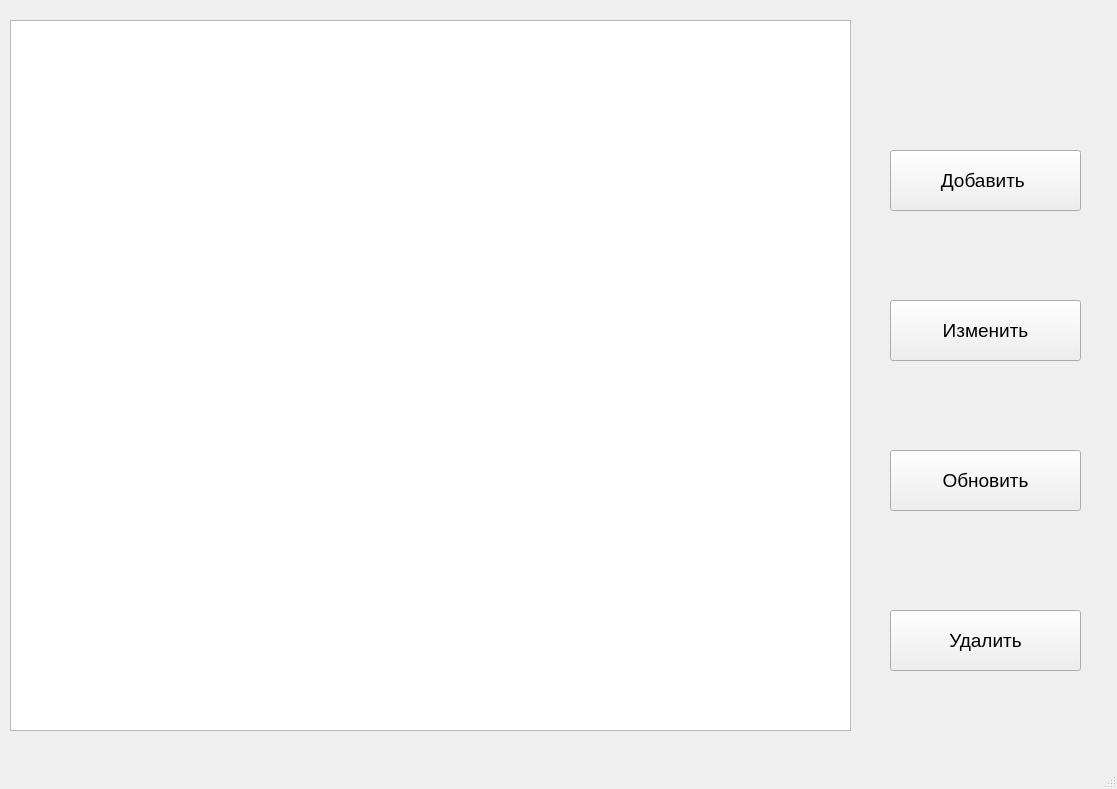
<?xml version="1.0" encoding="UTF-8"?>
<ui version="4.0">
 <class>MainWindow</class>
 <widget class="QMainWindow" name="MainWindow">
  <property name="geometry">
   <rect>
    <x>0</x>
    <y>0</y>
    <width>1117</width>
    <height>789</height>
   </rect>
  </property>
  <property name="windowTitle">
   <string>Работа с БД</string>
  </property>
  <widget class="QWidget" name="centralwidget">
   <widget class="QTableWidget" name="tableWidget">
    <property name="geometry">
     <rect>
      <x>10</x>
      <y>20</y>
      <width>841</width>
      <height>711</height>
     </rect>
    </property>
    <property name="font">
     <font>
      <pointsize>12</pointsize>
     </font>
    </property>
   </widget>
   <widget class="QPushButton" name="pushButton">
    <property name="geometry">
     <rect>
      <x>890</x>
      <y>150</y>
      <width>191</width>
      <height>61</height>
     </rect>
    </property>
    <property name="font">
     <font>
      <pointsize>14</pointsize>
     </font>
    </property>
    <property name="text">
     <string>Добавить </string>
    </property>
   </widget>
   <widget class="QPushButton" name="pushButton_2">
    <property name="geometry">
     <rect>
      <x>890</x>
      <y>300</y>
      <width>191</width>
      <height>61</height>
     </rect>
    </property>
    <property name="font">
     <font>
      <pointsize>14</pointsize>
     </font>
    </property>
    <property name="text">
     <string>Изменить</string>
    </property>
   </widget>
   <widget class="QPushButton" name="pushButton_3">
    <property name="geometry">
     <rect>
      <x>890</x>
      <y>450</y>
      <width>191</width>
      <height>61</height>
     </rect>
    </property>
    <property name="font">
     <font>
      <pointsize>14</pointsize>
     </font>
    </property>
    <property name="text">
     <string>Обновить</string>
    </property>
   </widget>
   <widget class="QPushButton" name="pushButton_4">
    <property name="geometry">
     <rect>
      <x>890</x>
      <y>610</y>
      <width>191</width>
      <height>61</height>
     </rect>
    </property>
    <property name="font">
     <font>
      <pointsize>14</pointsize>
     </font>
    </property>
    <property name="text">
     <string>Удалить</string>
    </property>
   </widget>
  </widget>
  <widget class="QMenuBar" name="menubar">
   <property name="geometry">
    <rect>
     <x>0</x>
     <y>0</y>
     <width>1117</width>
     <height>26</height>
    </rect>
   </property>
  </widget>
  <widget class="QStatusBar" name="statusbar"/>
 </widget>
 <resources/>
 <connections/>
</ui>
